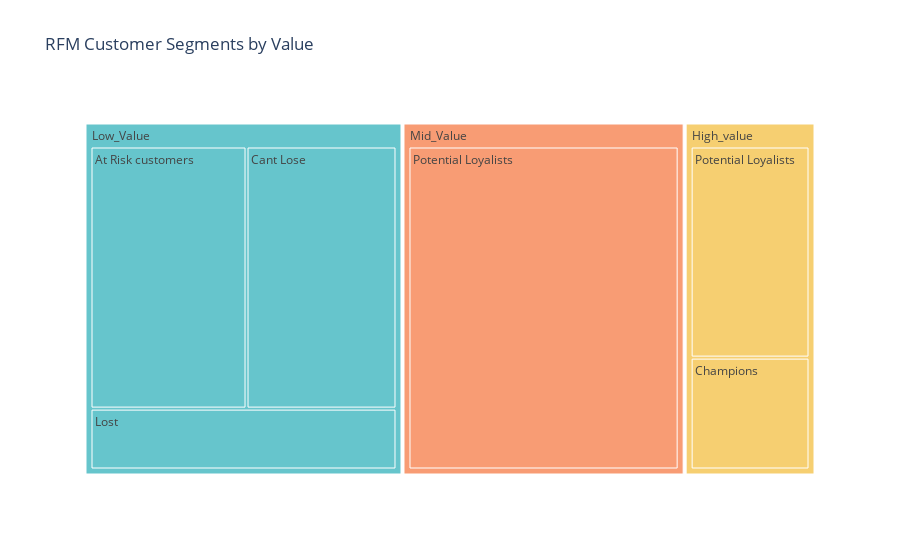

The cell this chart's notebook holds for it:
### Code cell
segment_product_counts = df.groupby(['Value Segment', 'RFM Customer Segments']).size().reset_index(name='Count')

segment_product_counts = segment_product_counts.sort_values('Count', ascending=False)

fig_treemap_segment_product = px.treemap(data_frame=segment_product_counts, 
                                         path=['Value Segment', 'RFM Customer Segments'], 
                                         values='Count',
                                         color='Value Segment', color_discrete_sequence=px.colors.qualitative.Pastel,
                                         title='RFM Customer Segments by Value')
fig_treemap_segment_product.show()

### Figure 1 — Plotly figure (JSON) as saved in the notebook; plotly's stock layout.template omitted (floating-point values rounded to 4 significant figures)
{"data": [{"branchvalues": "total", "customdata": [["Low_Value"], ["High_value"], ["High_value"], ["Mid_Value"], ["High_value"], ["Mid_Value"], ["High_value"], ["Mid_Value"], ["Low_Value"], ["Low_Value"], ["Low_Value"], ["Mid_Value"], ["High_value"], ["Mid_Value"], ["Low_Value"], ["Low_Value"], ["Mid_Value"], ["High_value"]], "domain": {"x": [0, 1], "y": [0, 1]}, "hovertemplate": "labels=%{label}<br>Count=%{value}<br>parent=%{parent}<br>id=%{id}<br>Value Segment=%{customdata[0]}<extra></extra>", "ids": ["Low_Value/Cant Lose", "High_value/Cant Lose", "High_value/Lost", "Mid_Value/Potential Loyalists", "High_value/Potential Loyalists", "Mid_Value/At Risk customers", "High_value/At Risk customers", "Mid_Value/Cant Lose", "Low_Value/Champions", "Low_Value/Lost", "Low_Value/At Risk customers", "Mid_Value/Champions", "High_value/Champions", "Mid_Value/Lost", "Low_Value/Potential Loyalists", "Low_Value", "Mid_Value", "High_value"], "labels": ["Cant Lose", "Cant Lose", "Lost", "Potential Loyalists", "Potential Loyalists", "At Risk customers", "At Risk customers", "Cant Lose", "Champions", "Lost", "At Risk customers", "Champions", "Champions", "Lost", "Potential Loyalists", "Low_Value", "Mid_Value", "High_value"], "level": "334b7e", "marker": {"colors": ["rgb(102, 197, 204)", "rgb(246, 207, 113)", "rgb(246, 207, 113)", "rgb(248, 156, 116)", "rgb(246, 207, 113)", "rgb(248, 156, 116)", "rgb(246, 207, 113)", "rgb(248, 156, 116)", "rgb(102, 197, 204)", "rgb(102, 197, 204)", "rgb(102, 197, 204)", "rgb(248, 156, 116)", "rgb(246, 207, 113)", "rgb(248, 156, 116)", "rgb(102, 197, 204)", "rgb(102, 197, 204)", "rgb(248, 156, 116)", "rgb(246, 207, 113)"]}, "name": "", "parents": ["Low_Value", "High_value", "High_value", "Mid_Value", "High_value", "Mid_Value", "High_value", "Mid_Value", "Low_Value", "Low_Value", "Low_Value", "Mid_Value", "High_value", "Mid_Value", "Low_Value", "", "", ""], "type": "treemap", "values": [173, 0, 0, 386, 117, 0, 0, 0, 0, 82, 180, 0, 62, 0, 0, 435, 386, 179]}], "layout": {"autosize": true, "legend": {"tracegroupgap": 0}, "title": {"text": "RFM Customer Segments by Value"}, "treemapcolorway": ["rgb(102, 197, 204)", "rgb(246, 207, 113)", "rgb(248, 156, 116)", "rgb(220, 176, 242)", "rgb(135, 197, 95)", "rgb(158, 185, 243)", "rgb(254, 136, 177)", "rgb(201, 219, 116)", "rgb(139, 224, 164)", "rgb(180, 151, 231)", "rgb(179, 179, 179)"]}}
